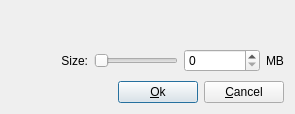
<?xml version="1.0" encoding="UTF-8"?>
<ui version="4.0">
 <class>dialogFSSize</class>
 <widget class="QDialog" name="dialogFSSize">
  <property name="geometry">
   <rect>
    <x>0</x>
    <y>0</y>
    <width>295</width>
    <height>114</height>
   </rect>
  </property>
  <property name="windowTitle">
   <string notr="true">TrueOS</string>
  </property>
  <property name="windowIcon">
   <iconset resource="sysinstaller.qrc">
    <normaloff>:/PCBSD/images/pbidiricon.png</normaloff>:/PCBSD/images/pbidiricon.png</iconset>
  </property>
  <layout class="QGridLayout" name="gridLayout">
   <item row="0" column="0">
    <widget class="QLabel" name="labelDesc">
     <property name="text">
      <string/>
     </property>
     <property name="wordWrap">
      <bool>true</bool>
     </property>
    </widget>
   </item>
   <item row="1" column="0">
    <layout class="QHBoxLayout" name="horizontalLayout_4">
     <item>
      <widget class="QLabel" name="label_8">
       <property name="sizePolicy">
        <sizepolicy hsizetype="MinimumExpanding" vsizetype="Preferred">
         <horstretch>0</horstretch>
         <verstretch>0</verstretch>
        </sizepolicy>
       </property>
       <property name="text">
        <string>Size:</string>
       </property>
       <property name="alignment">
        <set>Qt::AlignRight|Qt::AlignTrailing|Qt::AlignVCenter</set>
       </property>
      </widget>
     </item>
     <item>
      <widget class="QSlider" name="horizontalSizeSlider">
       <property name="orientation">
        <enum>Qt::Horizontal</enum>
       </property>
      </widget>
     </item>
     <item>
      <widget class="QSpinBox" name="spinSize">
       <property name="sizePolicy">
        <sizepolicy hsizetype="MinimumExpanding" vsizetype="Fixed">
         <horstretch>0</horstretch>
         <verstretch>0</verstretch>
        </sizepolicy>
       </property>
      </widget>
     </item>
     <item>
      <widget class="QLabel" name="label_9">
       <property name="sizePolicy">
        <sizepolicy hsizetype="Minimum" vsizetype="Preferred">
         <horstretch>0</horstretch>
         <verstretch>0</verstretch>
        </sizepolicy>
       </property>
       <property name="text">
        <string>MB</string>
       </property>
      </widget>
     </item>
    </layout>
   </item>
   <item row="2" column="0">
    <layout class="QHBoxLayout" name="horizontalLayout">
     <item>
      <spacer name="horizontalSpacer">
       <property name="orientation">
        <enum>Qt::Horizontal</enum>
       </property>
       <property name="sizeHint" stdset="0">
        <size>
         <width>98</width>
         <height>20</height>
        </size>
       </property>
      </spacer>
     </item>
     <item>
      <widget class="QPushButton" name="pushSave">
       <property name="text">
        <string>&amp;Ok</string>
       </property>
      </widget>
     </item>
     <item>
      <widget class="QPushButton" name="pushClose">
       <property name="text">
        <string>&amp;Cancel</string>
       </property>
      </widget>
     </item>
    </layout>
   </item>
  </layout>
 </widget>
 <resources>
  <include location="sysinstaller.qrc"/>
 </resources>
 <connections/>
</ui>
